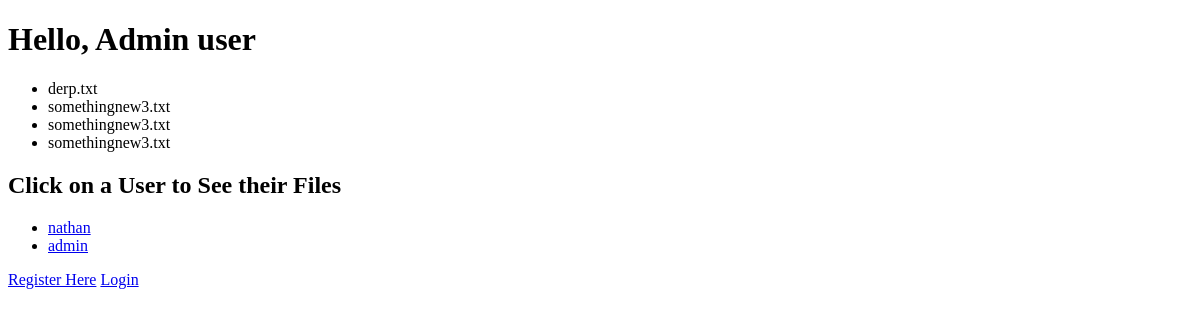
The page /onedir/ (signed in) on the database as committed earlier.
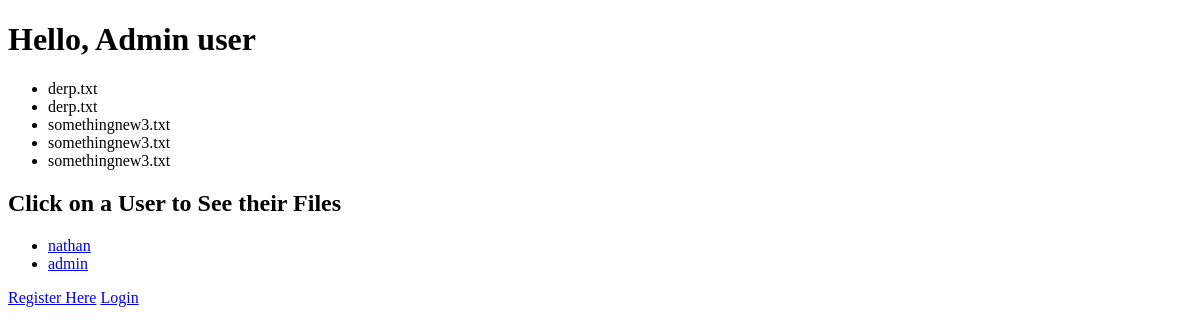
The same page on the database as committed later.
### onedir_app/models.py (models this page shows, shortened)
class File(models.Model):
    name = models.CharField(max_length=128)
    path = models.CharField(max_length=128)
    time_stamp = models.DateTimeField(auto_now_add=True)
    user_id = models.IntegerField(default=-1)
    size = models.IntegerField(default=0)

### onedir_app/views.py (the view)
def index(request):
    context = RequestContext(request)
    file_list = File.objects.order_by('-pk')[:20]
    user_list = User.objects.order_by('-pk')
    context_dict = {'files': file_list, 'user_list': user_list}
    return render_to_response('index.html', context_dict, context)

### templates/index.html (shortened to what this page needs)
<!DOCTYPE html>
<html>
    <head>
    </head>
    <body>
        {% if user.is_authenticated %}
			{% if user.pk == 1 %}
			<h1>Hello, Admin user</h1>
				{% if files %}
					<ul>
						{% for file in files %}
						<li>{{ file.name }}</li>
						{% endfor %}
					</ul>
				{% else %}
					<strong>There are no files present.</strong>
				{% endif %}
				{% if user_list %}
				<h2>Click on a User to See their Files</h2>
					<ul>
						{% for user in user_list %}
						<li><a href="/files_for_user?id={{user.pk}}">{{ user.username }}</li></a>
						{% endfor %}
					</ul>
				{% else %}
					<strong>There are no users registered!</strong>
				{% endif %}
			{% else %}
			<h1>Hello, {{ user.username }}</h1>
			{% endif %}
		{% else %}
			<h1>No user Authenticated</h1>
		{% endif %}
        <a href="/register/">Register Here</a>
        <a href="/login/">Login</a>
    </body>
</html>

Rows that differ between the two databases and show on the page:
added File: name "derp.txt"
